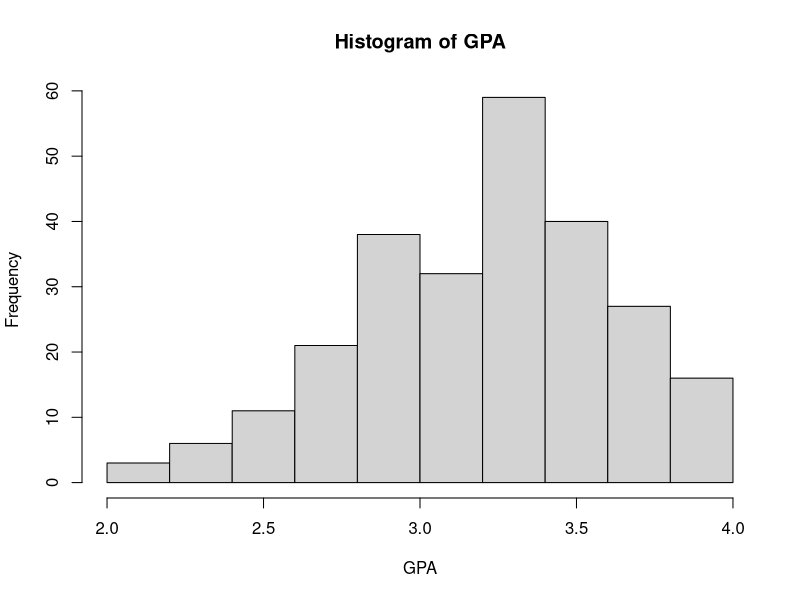
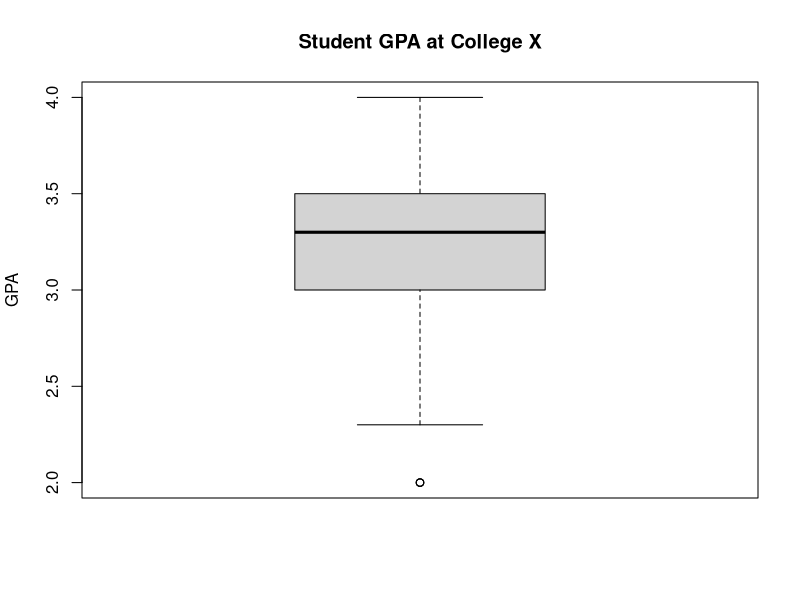
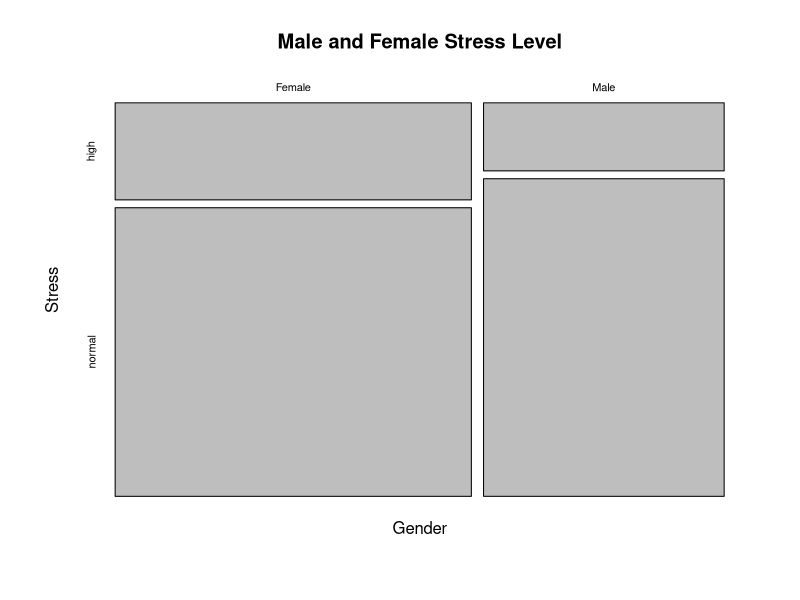
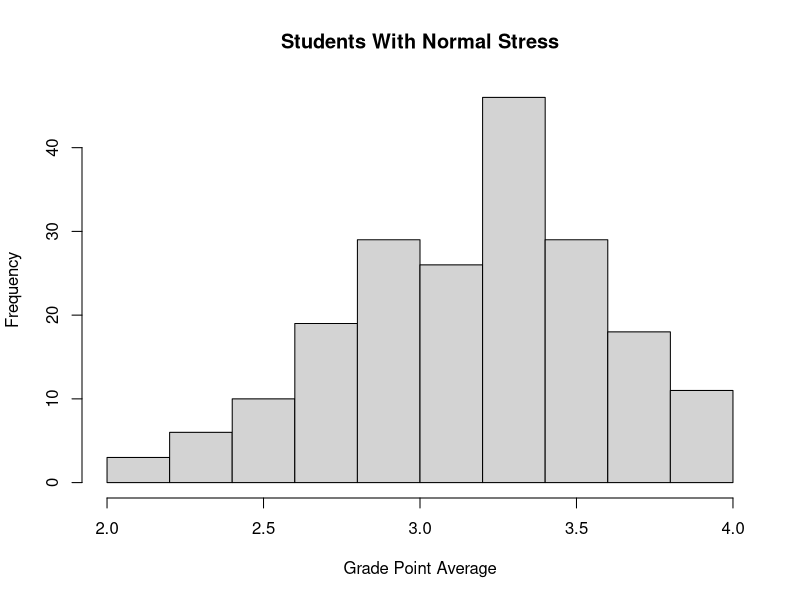
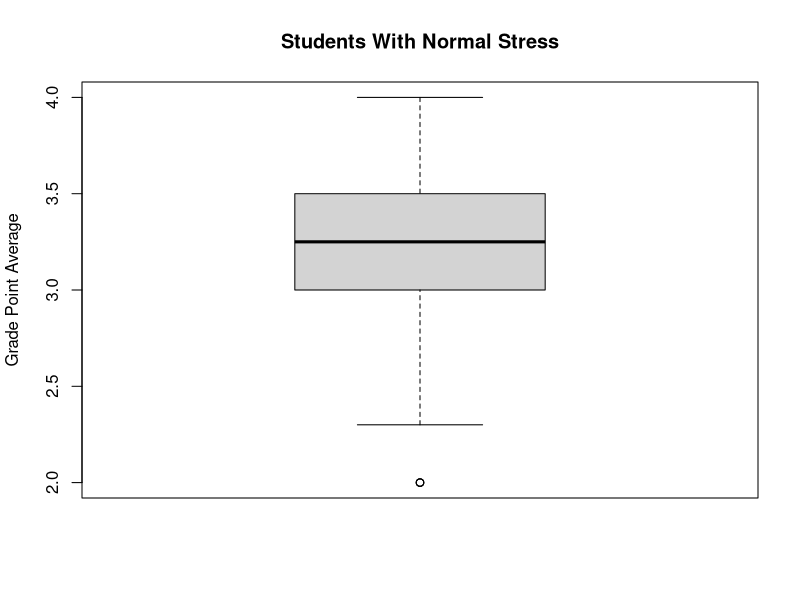
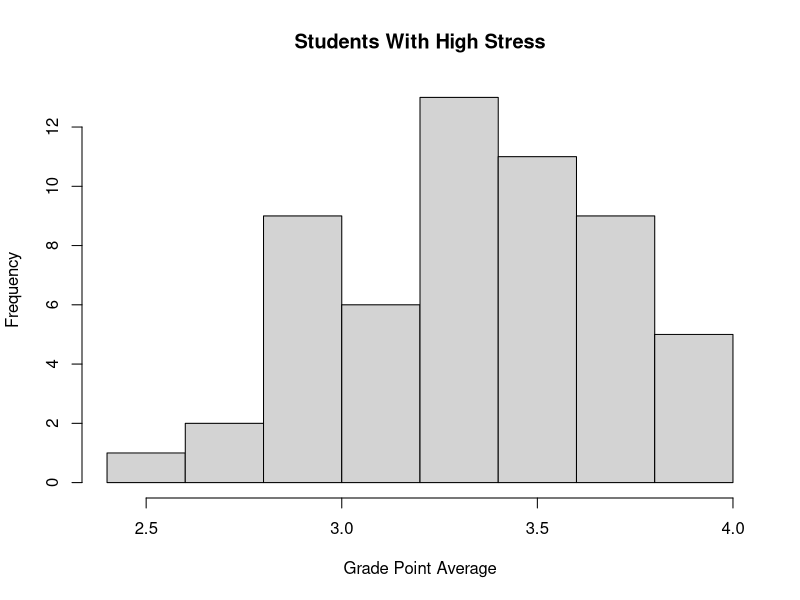
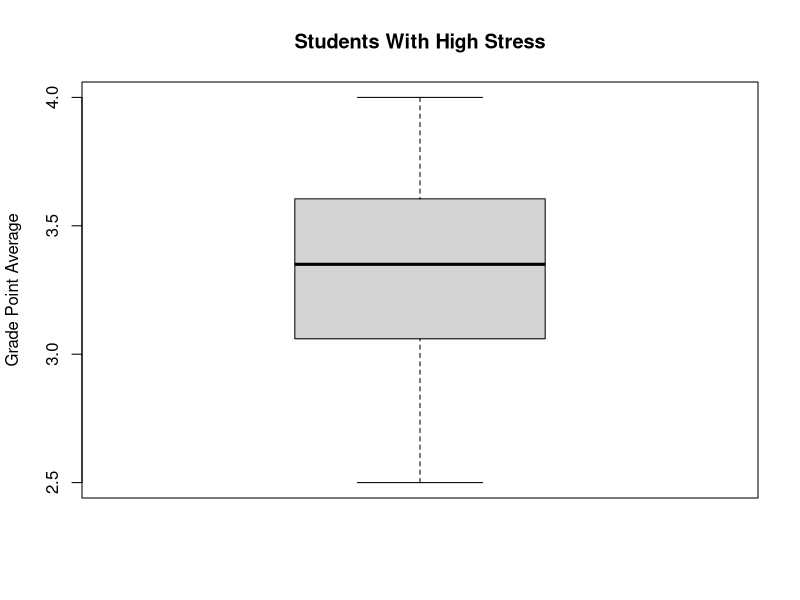

Here is the R script that generated these plots, in order:
## ---- chunk 1

#Import the data
spring_2020_lab_4_data <- read.csv("spring_2020_lab_4_data.csv", header = T)
#Attach the data
attach(spring_2020_lab_4_data)
## ---- chunk 2

summary(GPA)
hist(GPA)
boxplot(GPA, main = "Student GPA at College X", ylab = "GPA")

## ---- chunk 3

t.test(GPA, mu=3.1, alternative="greater")

## ---- chunk 4

t.test(GPA, mu=3.1)

## ---- chunk 5

females.stress <- subset (Stress, Gender == "Female")
View(females.stress)
summary(females.stress)

## ---- chunk 6
males.stress <- subset (Stress, Gender == "Male")

View(males.stress)
summary(males.stress)

## ---- chunk 7

plot(table(Gender,Stress), main = "Male and Female Stress Level")

## ---- chunk 8

prop.test(table(Stress,Gender))
## ---- chunk 9

normal.gpa <- subset (GPA, Stress == "normal")
View(normal.gpa)
summary(normal.gpa)
hist(normal.gpa, main ="Students With Normal Stress", xlab = "Grade Point Average")
boxplot(normal.gpa, main ="Students With Normal Stress", ylab = "Grade Point Average")
## ---- chunk 10

high.gpa <- subset (GPA, Stress == "high")
View(high.gpa)
summary(high.gpa)
hist(high.gpa, main ="Students With High Stress", xlab = "Grade Point Average")
boxplot(high.gpa, main ="Students With High Stress", ylab = "Grade Point Average")
## ---- chunk 11

t.test(GPA~Stress, mu=0)

